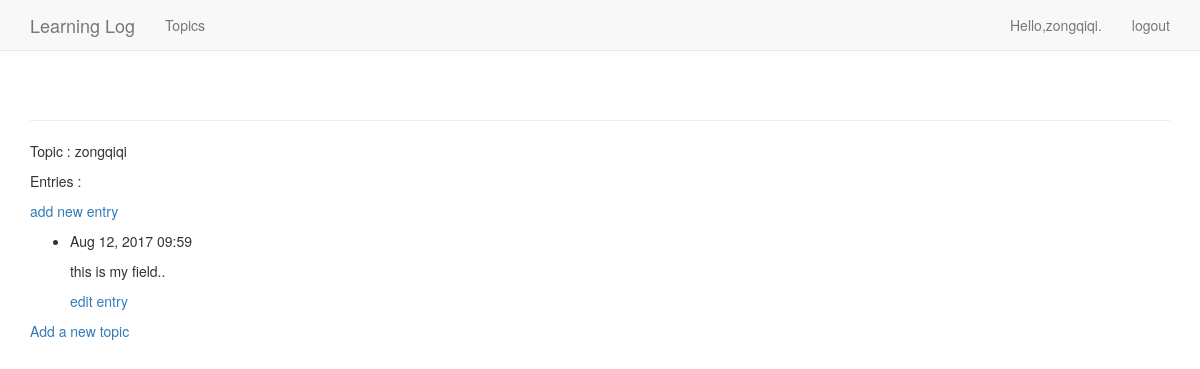
The app's page /topics/3/ (signed in), older data.
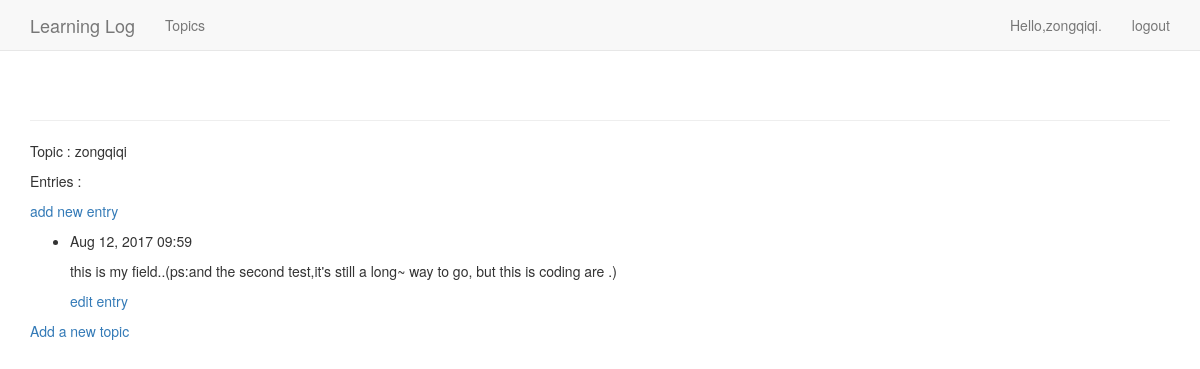
The same page, newer data.
### app/models.py (models this page shows, shortened)
class Topic(models.Model):
	text=models.CharField(max_length=200)
	date_added=models.DateTimeField(auto_now_add=True)
	ower=models.ForeignKey(User)
	def __str__(self):
		return self.text

class Entry(models.Model):
	topic=models.ForeignKey(Topic)
	text=models.TextField()
	date_added=models.DateTimeField(auto_now_add=True)
	class Meta:
		verbose_name_plural='entries'

### app/views.py (the view)
# urls.py: url(r'^topics/(?P<topic_id>\d+)/$',views.topic,name='topic'),
@login_required
def topic(request,topic_id):
	topic=Topic.objects.get(id=topic_id)
	if topic.ower!=request.user:
		raise Http404
	entries=topic.entry_set.order_by('-date_added')
	context={'topic':topic,'entries':entries}
	return render(request,'app/topic.html',context)

### app/templates/app/topic.html
{% extends 'app/base.html' %}
{% block content %}
	<p>Topic : {{ topic }}</p>
	<p>Entries : </p>
	<p>
		<a href="{% url 'app:new_entry' topic.id %}">add new entry</a>
	</p>
	<ul>
		{% for entry in entries %}
		<li>
			<p>{{ entry.date_added|date:'M d, Y H:i' }}</p>
			<p>{{ entry.text|linebreaks }}</p>
			<p>
				<a href=" {% url 'app:edit_entry' entry.id %} ">edit entry</a>
			</p>
		</li>
		{% empty %}
		<li>
			There are no entries for this topic yet.
		</li>
		{% endfor %}
	</ul>
	<a href="{% url 'app:new_topic' %}">Add a new topic</a>
{% endblock content %}

### app/templates/app/base.html (shortened to what this page needs)
{% load bootstrap3 %}
<!DOCTYPE html>
<html lang="en">
<head>
	{% bootstrap_css %}
</head>
<body>
	<nav class="navbar navbar-default navbar-static-top">
	<div class="container">
		<div class="navbar-header">
			<a class="navbar-brand" href="{% url 'app:index' %}">Learning Log</a>
		</div>
		<div id="navbar" class="navbar-collapse collapse">
			<ul class="nav navbar-nav">
				<li><a href="{% url 'app:topics' %}">Topics</a></li>
			</ul>
			<ul class="nav navbar-nav navbar-right">
				{% if user.is_authenticated %}
					<li><a>Hello,{{ user.username }}.</a></li>
					<li><a href="{% url 'users:logout' %}">logout</a></li>
				{% else %}
					<li><a href="{% url 'users:register' %}">register</a></li>
					<li><a href="{% url 'users:login' %}">login</a></li>
				{% endif %}
			</ul>
		</div>
	</div>
	</nav>
	<div class="container">
		<div class="page-header">
		</div>
		<div>
			{% block content %}{% endblock content %}
		</div>
	</div>
</body>
</html>

Row changes from the older to the newer data that the page shows:
changed Entry: text "this is my field.." → "this is my field..(ps:and the second test,it's still a long~ way to go, but this is coding are .)"
